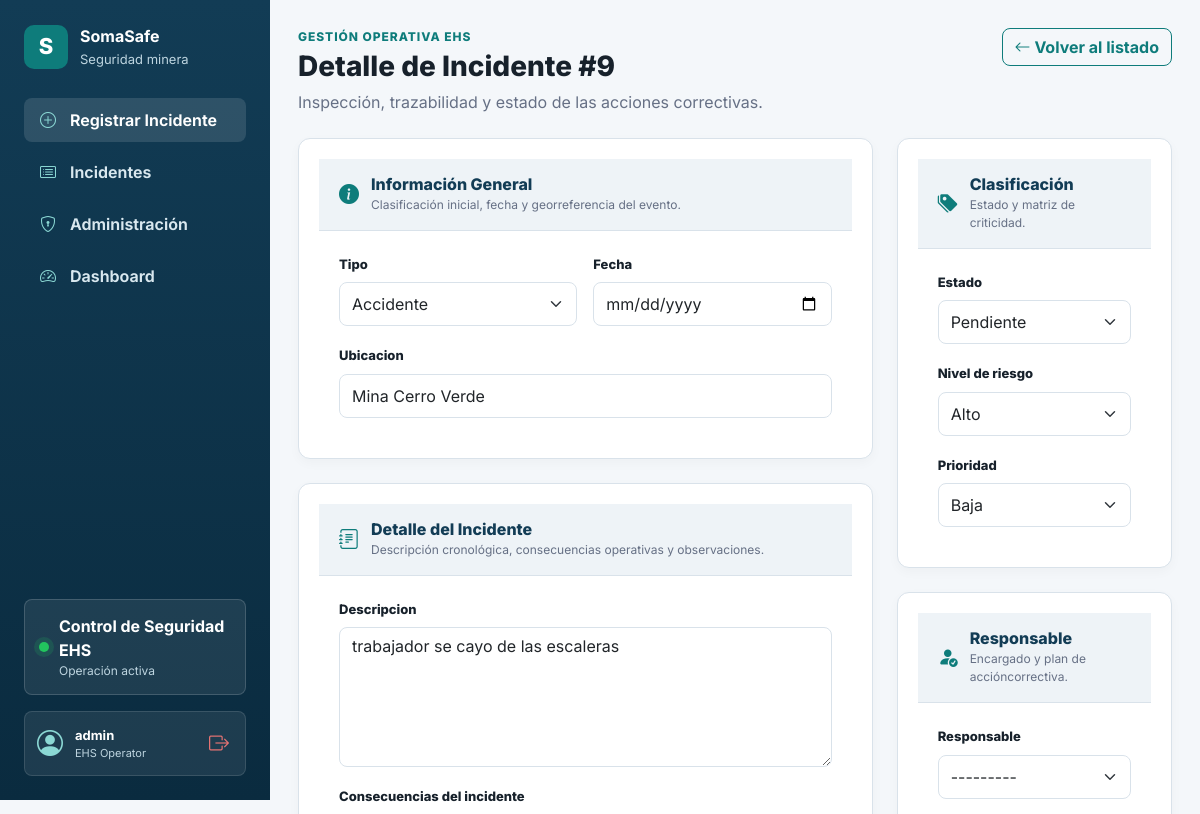
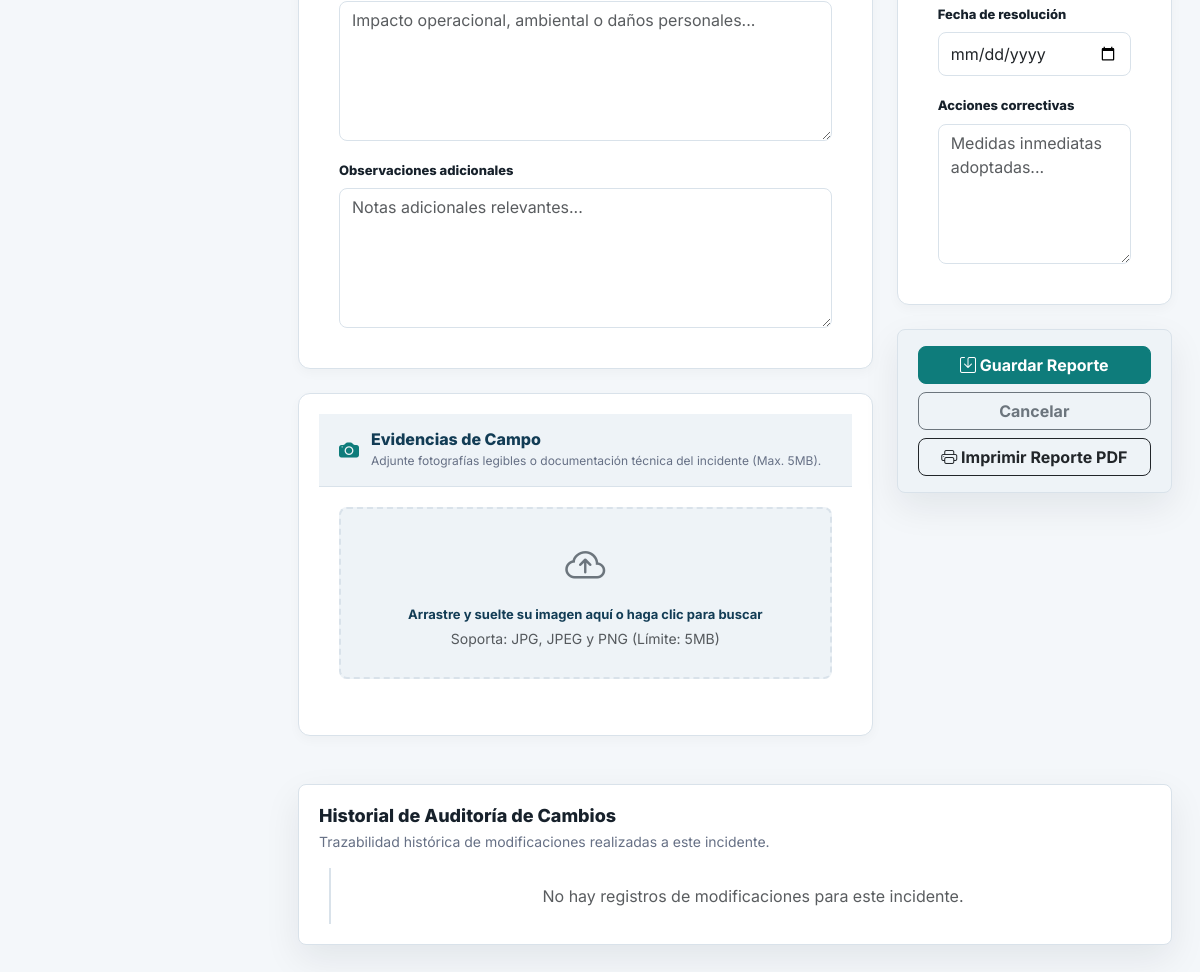
/editar/9/ (signed in), run on the app's committed database (2 pictures, top to bottom).
### incidentes/models.py (models this page shows, shortened)
class Incidente(models.Model):
    TIPOS_INCIDENTE = [
        ('accidente', 'Accidente'),
        ('casi_accidente', 'Casi accidente'),
        ('condicion_insegura', 'Condicion insegura'),
    ]
    ESTADOS = [
        ('pendiente', 'Pendiente'),
        ('en_proceso', 'En proceso'),
        ('resuelto', 'Resuelto'),
    ]
    NIVEL_RIESGO = [
        ('bajo', 'Bajo'),
        ('medio', 'Medio'),
        ('alto', 'Alto'),
        ('critico', 'Critico'),
    ]
    tipo = models.CharField(max_length=20, choices=TIPOS_INCIDENTE)
    fecha = models.DateField()
    descripcion = models.TextField()
    ubicacion = models.CharField(max_length=150)
    estado = models.CharField(max_length=20, choices=ESTADOS, default='pendiente')
    riesgo = models.CharField(max_length=10, choices=NIVEL_RIESGO, default='bajo')
    responsable = models.ForeignKey(
        settings.AUTH_USER_MODEL,
        on_delete=models.SET_NULL,
        null=True,
        blank=True,
        related_name='incidentes_asignados',
    )
    acciones_correctivas = models.TextField(blank=True)
    fecha_resolucion = models.DateField(null=True, blank=True)
    consecuencias = models.TextField(blank=True, verbose_name='Consecuencias del incidente')
    observaciones = models.TextField(blank=True, verbose_name='Observaciones adicionales')
    prioridad = models.CharField(
        max_length=15,
        choices=[('baja', 'Baja'), ('media', 'Media'), ('alta', 'Alta'), ('urgente', 'Urgente')],
        default='baja',
        verbose_name='Prioridad'
    )
    evidencia = models.ImageField(
        upload_to='incidentes/evidencias/',
        blank=True,
        null=True,
        verbose_name='Evidencia fotográfica'
    )
    creado_por = models.ForeignKey(
        settings.AUTH_USER_MODEL,
        on_delete=models.SET_NULL,
        null=True,
        blank=True,
        related_name='incidentes_creados',
        editable=False,
    )
    creado_en = models.DateTimeField(auto_now_add=True)
    actualizado_en = models.DateTimeField(auto_now=True)

### incidentes/views.py (the view)
# urls.py: path('editar/<int:id>/', views.editar_incidente, name='editar_incidente'),
@login_required
def editar_incidente(request, id):
    incidente = get_object_or_404(Incidente, id=id)
    es_supervisor = request.user.groups.filter(name='Supervisor').exists() or request.user.is_superuser
    if not es_supervisor and (incidente.creado_por != request.user or incidente.estado != 'pendiente'):
        messages.error(request, 'Acceso denegado: Solo puedes editar tus propios reportes en estado pendiente.')
        return redirect('lista_incidentes')
    if request.method == 'POST':
        estado_previo = incidente.estado
        responsable_previo = incidente.responsable.username if incidente.responsable else "Sin asignar"
        form = IncidenteForm(request.POST, request.FILES, instance=incidente)
        if form.is_valid():
            instancia = form.save(commit=False)
            instancia.save()
            if estado_previo != instancia.estado:
                HistorialIncidente.objects.create(
                    incidente=instancia,
                    usuario=request.user,
                    campo_modificado="Estado",
                    valor_anterior=estado_previo.capitalize(),
                    valor_nuevo=instancia.get_estado_display(),
                    detalle=f"Estado cambiado a {instancia.get_estado_display()}."
                )
            messages.success(request, 'Incidente actualizado y registrado en bitácora.')
            return redirect('lista_incidentes')
    else:
        form = IncidenteForm(instance=incidente)
    historial = incidente.historial.select_related('usuario').all()
    return render(
        request,
        'registrar_incidente.html',
        {
            'form': form,
            'modo': 'editar',
            'incidente': incidente,
            'historial': historial
        },
    )

### incidentes/templates/registrar_incidente.html (shortened to what this page needs)
{% extends 'base.html' %}
{% block eyebrow %}Gestión Operativa EHS{% endblock %}
{% block page_title %}
  {% if modo == 'crear' %}Registrar Incidente Minero{% else %}Detalle de Incidente #{{ incidente.id }}{% endif %}
{% endblock %}
{% block page_subtitle %}
  {% if modo == 'crear' %}Ingrese la información del evento observado en campo para activar los protocolos de control.{% else %}Inspección, trazabilidad y estado de las acciones correctivas.{% endif %}
{% endblock %}
{% block actions %}
<a href="{% url 'lista_incidentes' %}" class="btn btn-outline-primary"><i class="bi bi-arrow-left"></i> Volver al listado</a>
{% endblock %}
{% block content %}
<form method="post" enctype="multipart/form-data" id="ehs-form">
  <div class="row g-4">
    <div class="col-lg-8">
      <section class="panel mb-4 card-ehs">
        <div class="card-ehs-header">
          <i class="bi bi-info-circle-fill header-icon"></i>
          <div>
            <h3>Información General</h3>
            <p>Clasificación inicial, fecha y georreferencia del evento.</p>
          </div>
        </div>
        <div class="card-ehs-body row g-3">
          <div class="col-md-6">
            <label class="form-label">{{ form.tipo.label }}</label>
            {{ form.tipo }}
          </div>
          <div class="col-md-6">
            <label class="form-label">{{ form.fecha.label }}</label>
            {{ form.fecha }}
          </div>
          <div class="col-12">
            <label class="form-label">{{ form.ubicacion.label }}</label>
            {{ form.ubicacion }}
          </div>
        </div>
      </section>
      <section class="panel mb-4 card-ehs">
        <div class="card-ehs-header">
          <i class="bi bi-journal-text header-icon"></i>
          <div>
            <h3>Detalle del Incidente</h3>
            <p>Descripción cronológica, consecuencias operativas y observaciones.</p>
          </div>
        </div>
        <div class="card-ehs-body row g-3">
          <div class="col-12">
            <label class="form-label">{{ form.descripcion.label }}</label>
            {{ form.descripcion }}
          </div>
          <div class="col-12">
            <label class="form-label">{{ form.consecuencias.label }}</label>
            {{ form.consecuencias }}
          </div>
          <div class="col-12">
            <label class="form-label">{{ form.observaciones.label }}</label>
            {{ form.observaciones }}
          </div>
        </div>
      </section>
      <section class="panel mb-4 card-ehs print-hide">
        <div class="card-ehs-header">
          <i class="bi bi-camera-fill header-icon"></i>
          <div>
            <h3>Evidencias de Campo</h3>
            <p>Adjunte fotografías legibles o documentación técnica del incidente (Max. 5MB).</p>
          </div>
        </div>
        <div class="card-ehs-body">
          <div class="drag-drop-zone text-center" id="drag-drop-zone">
            <i class="bi bi-cloud-arrow-up text-secondary fs-1 mb-2 d-block"></i>
            <strong>Arrastre y suelte su imagen aquí o haga clic para buscar</strong>
            <span class="text-muted d-block small mt-1">Soporta: JPG, JPEG y PNG (Límite: 5MB)</span>
          </div>
        </div>
      </section>
    </div>
    <div class="col-lg-4">
      <section class="panel mb-4 card-ehs">
        <div class="card-ehs-header">
          <i class="bi bi-tags-fill header-icon"></i>
          <div>
            <h3>Clasificación</h3>
            <p>Estado y matriz de criticidad.</p>
          </div>
        </div>
        <div class="card-ehs-body row g-3">
          <div class="col-12">
            <label class="form-label">{{ form.estado.label }}</label>
            {{ form.estado }}
          </div>
          <div class="col-12">
            <label class="form-label">{{ form.riesgo.label }}</label>
            {{ form.riesgo }}
          </div>
          <div class="col-12">
            <label class="form-label">{{ form.prioridad.label }}</label>
            {{ form.prioridad }}
          </div>
        </div>
      </section>
      <section class="panel mb-4 card-ehs">
        <div class="card-ehs-header">
          <i class="bi bi-person-fill-check header-icon"></i>
          <div>
            <h3>Responsable</h3>
            <p>Encargado y plan de accióncorrectiva.</p>
          </div>
        </div>
        <div class="card-ehs-body row g-3">
          <div class="col-12">
            <label class="form-label">{{ form.responsable.label }}</label>
            {{ form.responsable }}
          </div>
          <div class="col-12">
            <label class="form-label">{{ form.fecha_resolucion.label }}</label>
            {{ form.fecha_resolucion }}
          </div>
          <div class="col-12">
            <label class="form-label">{{ form.acciones_correctivas.label }}</label>
            {{ form.acciones_correctivas }}
          </div>
        </div>
      </section>
      <div class="panel card-ehs-actions print-hide">
        <button type="submit" class="btn btn-primary w-100 mb-2">
          <i class="bi bi-save"></i> Guardar Reporte
        </button>
        <a href="{% url 'lista_incidentes' %}" class="btn btn-outline-secondary w-100 mb-2">Cancelar</a>
        {% if modo == 'editar' %}
        <button type="button" class="btn btn-outline-dark w-100" onclick="window.print()">
          <i class="bi bi-printer"></i> Imprimir Reporte PDF
        </button>
        {% endif %}
      </div>
    </div>
  </div>
</form>
{% if modo == 'editar' %}
<section class="panel mt-4 print-hide">
  <div class="panel-header">
    <div>
      <h2>Historial de Auditoría de Cambios</h2>
      <p>Trazabilidad histórica de modificaciones realizadas a este incidente.</p>
    </div>
  </div>
  <div class="timeline mt-3">
    {% for log in historial %}
    <div class="timeline-item pb-3 mb-1">
      <div class="d-flex justify-content-between align-items-center mb-1">
        <strong>{{ log.usuario.username }}</strong>
        <span class="small text-muted">{{ log.fecha_cambio|date:"d/m/Y H:i:s" }}</span>
      </div>
      <p class="mb-1 text-secondary" style="font-size: 14px;">
        Modificó el campo <strong>{{ log.campo_modificado }}</strong>:
        anteriormente era <span class="text-danger"><del>{{ log.valor_anterior }}</del></span> y cambió a
        <span class="text-success"><strong>{{ log.valor_nuevo }}</strong></span>.
      </p>
      {% if log.detalle %}
      <small class="text-muted italic">{{ log.detalle }}</small>
      {% endif %}
    </div>
    {% empty %}
    <div class="text-center text-muted py-3">No hay registros de modificaciones para este incidente.</div>
    {% endfor %}
  </div>
</section>
{% endif %}
{% endblock %}

### incidentes/templates/base.html (shortened to what this page needs)
{% load static %}
<!doctype html>
<html lang="es">
  <head>
    <link
      href="https://cdn.jsdelivr.net/npm/bootstrap@5.3.0/dist/css/bootstrap.min.css"
      rel="stylesheet" />
    <link
      rel="stylesheet"
      href="https://cdn.jsdelivr.net/npm/bootstrap-icons@1.11.3/font/bootstrap-icons.min.css" />
    <link href="{% static 'css/somasafe.css' %}" rel="stylesheet" />
  </head>
  <body>
    <div class="app-shell">
      <aside class="sidebar">
        <a class="brand" href="{% url 'dashboard' %}" aria-label="SomaSafe Dashboard">
          <span class="brand-mark">S</span>
          <span>
            <strong>SomaSafe</strong>
            <small>Seguridad minera</small>
          </span>
        </a>
        <nav class="nav-menu" aria-label="Navegación principal">
          <a
            href="{% url 'registrar_incidente' %}"
            class="{% if request.resolver_match.url_name == 'registrar_incidente' or request.resolver_match.url_name == 'editar_incidente' %}active{% endif %}">
            <i class="bi bi-plus-circle nav-icon"></i>
            Registrar Incidente
          </a>
          <a
            href="{% url 'lista_incidentes' %}"
            class="{% if request.resolver_match.url_name == 'lista_incidentes' %}active{% endif %}">
            <i class="bi bi-card-list nav-icon"></i>
            Incidentes
          </a>
          <a href="{% url 'admin:index' %}">
            <i class="bi bi-shield-lock nav-icon"></i>
            Administración
          </a>
          <a
            href="{% url 'dashboard' %}"
            class="{% if request.resolver_match.url_name == 'dashboard' %}active{% endif %}">
            <i class="bi bi-speedometer2 nav-icon"></i>
            Dashboard
          </a>
        </nav>
        <div class="sidebar-footer">
          <div class="sidebar-status">
            <span class="status-dot"></span>
            <div>
              <strong>Control de Seguridad EHS</strong>
              <small>Operación activa</small>
            </div>
          </div>
          {% if user.is_authenticated %}
          <div class="sidebar-profile">
            <div class="profile-avatar">
              <i class="bi bi-person-circle"></i>
            </div>
            <div class="profile-info">
              <span class="profile-name" title="{{ user.username }}">{{ user.username }}</span>
              <span class="profile-role">EHS Operator</span>
            </div>
            <a href="{% url 'logout' %}" class="profile-logout-btn" title="Cerrar sesión">
              <i class="bi bi-box-arrow-right"></i>
            </a>
          </div>
          {% endif %}
        </div>
      </aside>
      <main class="main-content">
        <header class="topbar">
          <div>
            <p class="eyebrow">{% block eyebrow %}SomaSafe{% endblock %}</p>
            <h1>{% block page_title %}Panel operativo{% endblock %}</h1>
            <p>{% block page_subtitle %}Gestión y seguimiento de incidentes de seguridad minera.{% endblock %}</p>
          </div>
          <div class="topbar-actions">
            {% block actions %}{% endblock %}
          </div>
        </header>
        {% block content %}{% endblock %}
      </main>
    </div>
  </body>
</html>

### data on the page
Incidente: id "9", tipo "Accidente", ubicacion "Mina Cerro Verde", descripcion "trabajador se cayo de las escaleras", estado "Pendiente", riesgo "Alto", prioridad "Baja", responsable "---------"

### other printed values
{{ user.username }} "admin"
